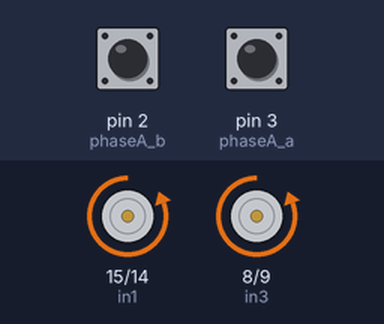
A sketch run on a simulated Arduino Uno, built with avr-gcc and run on an emulated ATmega328P. Shown: motor-driver pin pairs drawn as motors (green arrow = first pin HIGH = forward, orange = second pin HIGH = backward, longer = more drive, scaled by the enable pin). The test bench sets the inputs (shaded band); at power-on: pin 2 (phaseA_b) HIGH, pin 3 (phaseA_a) HIGH. What the sketch prints to the serial monitor is not drawn.

Above: at 0.1 s.
Timing chart, 0 to 1.6 s (numbered marks = the images above):
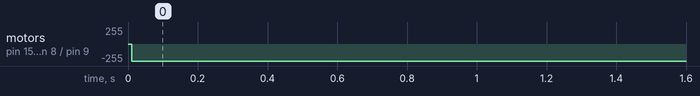

Measured:
- by itself, motor on pin 15 (in1) / pin 14 (in2), motor on pin 8 (in3) / pin 9 (in4): stopped → backward 255/255 at 0.01 s

The sketch:

Two_motor_control.ino
```cpp
//  - Để đầu ra RPM thì kết quả hiển thị phải đo GTTB thì mới đánh giá được,
//  chứ để nhấp nhô thì thấy nó nhảy quanh 60 chứ biết đúng là bao nhiêu
//
//  - Để gttb tính trên 100 chu kì (1s) nhìn khá ổn, 10s hơi lâu, 100ms >?
//  >> thử 100ms: nhìn mượt và nhanh hơn, mỗi vòng main tầm 100ms là đẹp
//    (thực ra for i=1 -> 10 delay() chính là 50ms rồi)
//
//  - Nguồn tổ ong 11.3V để hiệu chỉnh PID nên khi dùng pin đáp ứng tốt nhất sẽ
//  đạt trong khoảng điện áp gần 11.3V
//
//  - count = 10, bắt đầu chỉnh Kp, Ki, Kd
#include <TimerOne.h>   //avoid using PWM on pin 11, 12, 13

#define enA 7      //controls pin
#define in1 15
#define in2 14
#define phaseA_a 3   //encoder pins
#define phaseB_a 5

#define in3 8
#define in4 9
#define enB 10      //controls pin
#define phaseA_b 2   //encoder pins
#define phaseB_b 4

double T, xung_a, xung_b;
double tocdo_a, tocdo_b, Tocdodat_a, Tocdodat_b;
double E_a, E1_a, E2_a, E_b, E1_b, E2_b;
double alpha, beta, gamma, Kp, Ki, Kd;
double Output_a, LastOutput_a, Output_b, LastOutput_b;

int count=0;
long sum_vel_a=0, sum_vel_b=0;
double avg_vel_a=0, avg_vel_b=0;

void rotate_a(double energy) {
  if (energy > 255) energy=255;
  if (energy < -255) energy=-255;
  if (energy > 0) {
    digitalWrite(in1, LOW);      //set rotate direction of motor A
    digitalWrite(in2, HIGH);
    analogWrite(enA, energy);     //set speed of motor A
  }
  else {
    digitalWrite(in1, HIGH);
    digitalWrite(in2, LOW);
    analogWrite(enA, -energy);
  }
}

void rotate_b(double energy) {
  if (energy > 255) energy=255;
  if (energy < -255) energy=-255;
  if (energy > 0) {
    digitalWrite(in3, LOW);      //set rotate direction of motor A
    digitalWrite(in4, HIGH);
    analogWrite(enB, energy);     //set speed of motor A
  }
  else {
    digitalWrite(in3, HIGH);
    digitalWrite(in4, LOW);
    analogWrite(enB, -energy);
  }
}

void Demxung_a() {
  if (digitalRead(phaseB_a)==LOW)
    ++xung_a;
  else
    --xung_a;
}

void Demxung_b() {
  if (digitalRead(phaseB_b)==LOW)
    ++xung_b;
  else
    --xung_b;
}

void PID() {
  tocdo_a = ((xung_a/390) / 0.01) * 60;  // xung/390/0.01 = vong/s x60 = vong/ph = RPM
  sum_vel_a += tocdo_a;
  xung_a = 0;
  E_a = Tocdodat_a - tocdo_a;
  Output_a = (alpha*E_a + beta*E1_a + gamma*E2_a + 2*T*LastOutput_a) / (2*T);
  LastOutput_a = Output_a;
  E2_a = E1_a;
  E1_a = E_a;

  tocdo_b = ((xung_b/390) / 0.01) * 60;  // xung/390/0.01 = vong/s x60 = vong/ph = RPM
  sum_vel_b += tocdo_b;
  xung_b = 0;
  E_b = Tocdodat_b - tocdo_b;
  Output_b = (alpha*E_b + beta*E1_b + gamma*E2_b + 2*T*LastOutput_b) / (2*T);
  LastOutput_b = Output_b;
  E2_b = E1_b;
  E1_b = E_b;

  ++count;

  rotate_a(Output_a);
  rotate_b(Output_b);
}
//--------------------------


void setup() {
  pinMode(in1, OUTPUT);
  pinMode(in2, OUTPUT);
  pinMode(enA, OUTPUT);
  pinMode(phaseA_a, INPUT_PULLUP);
  pinMode(phaseB_a, INPUT_PULLUP);

  pinMode(in3, OUTPUT);
  pinMode(in4, OUTPUT);
  pinMode(enB, OUTPUT);
  pinMode(phaseA_b, INPUT_PULLUP);
  pinMode(phaseB_b, INPUT_PULLUP);

  Tocdodat_a = 60; tocdo_a = 0;      //120 RPM (stable) - max ~200 RPM, below 5 RPM not run
  Tocdodat_b = 60; tocdo_b = 0;

  E_a = 0; E1_a = 0; E2_a = 0;
  Output_a = 0; LastOutput_a = 0;
  E_b = 0; E1_b = 0; E2_b = 0;
  Output_b = 0; LastOutput_b = 0;

  // Thong so PID
  T = 0.01;                       //thoi gian lay mau - s
  Kp = 7.9; Ki = 16.0; Kd = 0.0;

  alpha = 2*T*Kp + Ki*T*T + 2*Kd;
  beta = -2*T*Kp + Ki*T*T - 4*Kd;
  gamma = 2*Kd;

  Serial.begin(9600);
  Serial.println("avg_vel_a avg_vel_b");
  attachInterrupt(digitalPinToInterrupt(phaseA_a), Demxung_a, FALLING);
  attachInterrupt(digitalPinToInterrupt(phaseA_b), Demxung_b, FALLING);
  Timer1.initialize(10000);       // 10 ms
  Timer1.attachInterrupt(PID);    // PID check speed and control speed of 2 motors periodically
}

void loop() {
  if (count == 10) {
    Serial.print(double(sum_vel_a/count));
    Serial.print(", ");
    Serial.println(double(sum_vel_b/count));
    count = 0;
    sum_vel_a = 0;
    sum_vel_b = 0;
  }
}
```
